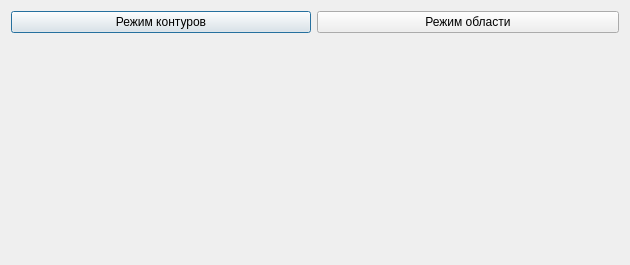
<?xml version="1.0" encoding="UTF-8"?>
<ui version="4.0">
 <class>SpecifyMode</class>
 <widget class="QDialog" name="SpecifyMode">
  <property name="geometry">
   <rect>
    <x>0</x>
    <y>0</y>
    <width>630</width>
    <height>265</height>
   </rect>
  </property>
  <property name="sizePolicy">
   <sizepolicy hsizetype="Fixed" vsizetype="Fixed">
    <horstretch>0</horstretch>
    <verstretch>0</verstretch>
   </sizepolicy>
  </property>
  <property name="minimumSize">
   <size>
    <width>630</width>
    <height>265</height>
   </size>
  </property>
  <property name="maximumSize">
   <size>
    <width>630</width>
    <height>265</height>
   </size>
  </property>
  <property name="baseSize">
   <size>
    <width>300</width>
    <height>300</height>
   </size>
  </property>
  <property name="focusPolicy">
   <enum>Qt::NoFocus</enum>
  </property>
  <property name="windowTitle">
   <string>Выбор режима</string>
  </property>
  <property name="layoutDirection">
   <enum>Qt::LeftToRight</enum>
  </property>
  <property name="autoFillBackground">
   <bool>true</bool>
  </property>
  <layout class="QFormLayout" name="formLayout">
   <property name="formAlignment">
    <set>Qt::AlignHCenter|Qt::AlignTop</set>
   </property>
   <item row="0" column="0">
    <widget class="QPushButton" name="contourModeButton">
     <property name="sizePolicy">
      <sizepolicy hsizetype="Preferred" vsizetype="Fixed">
       <horstretch>0</horstretch>
       <verstretch>0</verstretch>
      </sizepolicy>
     </property>
     <property name="minimumSize">
      <size>
       <width>300</width>
       <height>0</height>
      </size>
     </property>
     <property name="text">
      <string>Режим контуров</string>
     </property>
    </widget>
   </item>
   <item row="0" column="1">
    <widget class="QPushButton" name="areaModeButton">
     <property name="text">
      <string>Режим области</string>
     </property>
    </widget>
   </item>
   <item row="2" column="0">
    <widget class="QLabel" name="contourPic">
     <property name="sizePolicy">
      <sizepolicy hsizetype="Preferred" vsizetype="Fixed">
       <horstretch>0</horstretch>
       <verstretch>0</verstretch>
      </sizepolicy>
     </property>
     <property name="maximumSize">
      <size>
       <width>300</width>
       <height>200</height>
      </size>
     </property>
     <property name="text">
      <string/>
     </property>
     <property name="pixmap">
      <pixmap>imgs/contour.jpeg</pixmap>
     </property>
     <property name="scaledContents">
      <bool>true</bool>
     </property>
    </widget>
   </item>
   <item row="2" column="1">
    <widget class="QLabel" name="areaPic">
     <property name="maximumSize">
      <size>
       <width>300</width>
       <height>200</height>
      </size>
     </property>
     <property name="text">
      <string/>
     </property>
     <property name="pixmap">
      <pixmap>imgs/area.jpg</pixmap>
     </property>
     <property name="scaledContents">
      <bool>true</bool>
     </property>
    </widget>
   </item>
  </layout>
 </widget>
 <resources/>
 <connections/>
</ui>
